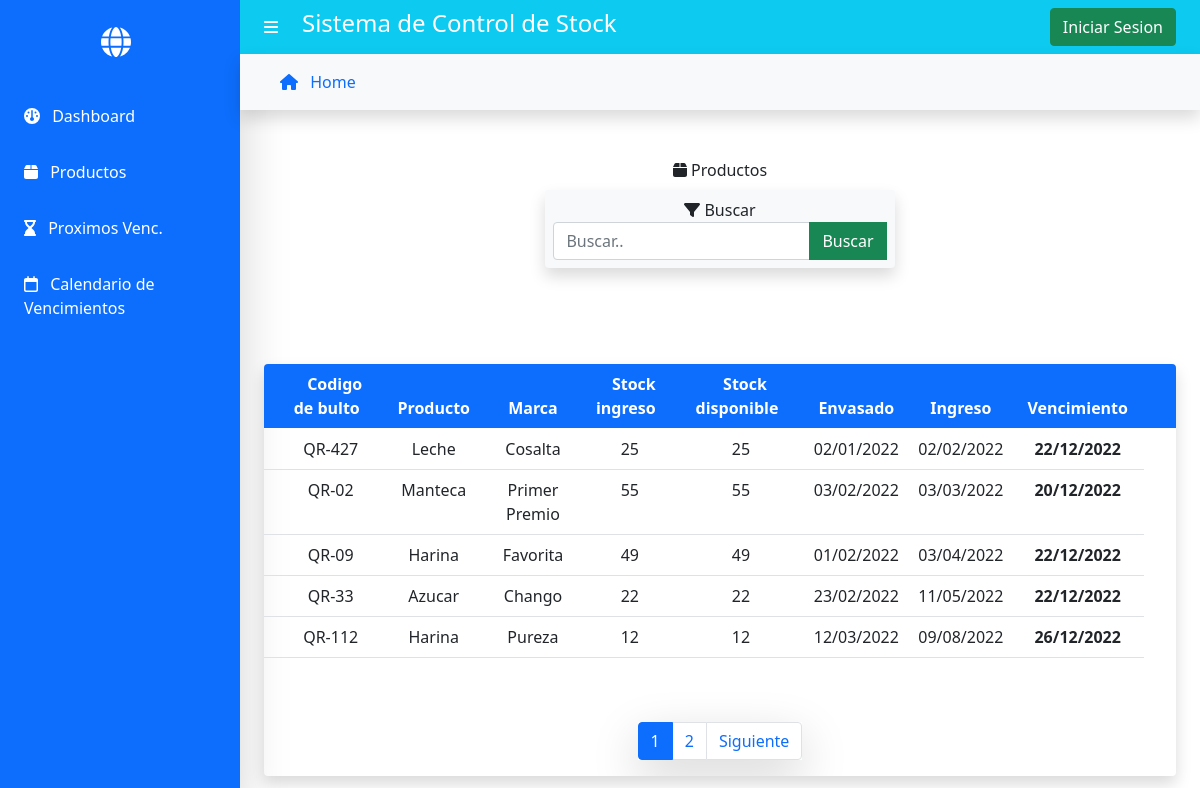
/vencimientos/, run on an earlier commit of the app's database.
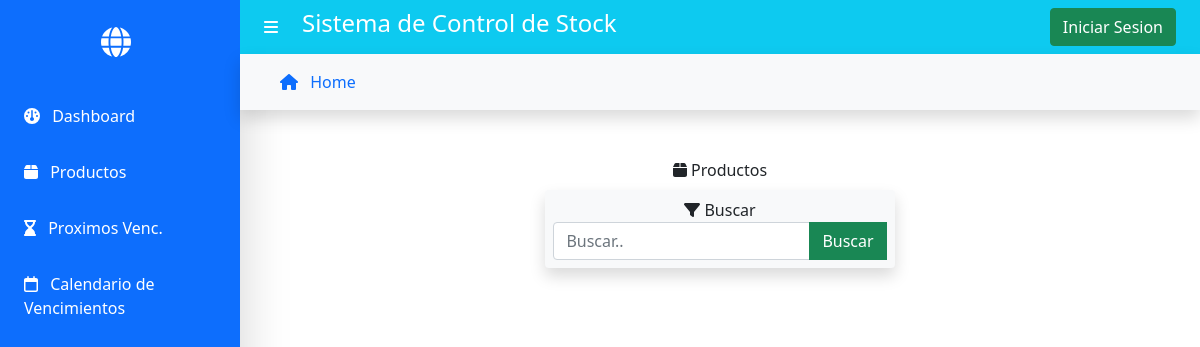
And on a later commit of the database.
### gestor/models.py (models this page shows, shortened)
class Producto(models.Model):
    marca = models.CharField(max_length=50)
    producto = models.CharField(max_length=50,help_text="Ingrese materia prima (harina, huevos, levadura, etc.)")
    tipo = models.CharField(max_length=30, help_text="Si corresponde, ejemplo: nombre:harina | tipo:'leudante'/'0000' ")
    fechaIngreso = models.DateField('Fecha de Ingreso',blank=False,help_text="Fecha de Ingreso a la fabrica")
    fechaVnto = models.DateField('Fecha de Vencimiento',blank=False,help_text="Fecha indicada en el envase")
    fechaEnvasado = models.DateField('Fecha de Envasado',blank=False,help_text="Fecha indicada en el envase")
    stockIng= models.PositiveIntegerField('Stock de ingreso',blank=False,help_text="Cantidad por bultos/fardos/cajas")
    stockDisp= models.PositiveIntegerField('Stock disponible',blank=False) # Para los caso de obtener-consumir la materia prima
    codBulto = models.CharField('Codigo de Bulto',max_length=13,help_text="Codigo que figura en el bulto ",blank=False) # LOS FARDOS EN GRAL CONTIENEN UN CODIGO DEL MISMO
    vencido = models.BooleanField(default=False)
    entregado = models.BooleanField(default=False)
    imagen = models.ImageField(upload_to='',null=True) # borrar el img/
    class Meta:
        ordering = ['fechaIngreso']

### gestor/views.py (the view)
# urls.py: path('vencimientos/',views.VencimientoListView.productos_vencimiento, name='vencimientos'),
    def productos_vencimiento(request):
        productos = Producto.objects.all()
        page = request.GET.get('page', 1)
        busqueda = request.GET.get("myInput")
        if busqueda :
            productos = Producto.objects.filter(
                Q(marca__icontains = busqueda) |
                Q(producto__icontains = busqueda) |
                Q(codBulto__icontains = busqueda)
            )
        try:
            paginator = Paginator(productos, 5)
            productos = paginator.page(page)
        except:
            raise Http404
        context = {
            'productos' : productos,
            'paginator' : paginator,
        }
        return render(request, 'vencimientos.html', context)

### gestor/templates/vencimientos.html (shortened to what this page needs)
{% extends "base.html" %} {% block content %} {% include 'buscar.html'%}
<br> {% if productos %}
<div class="container">
    <div class="row justify-content-center p-4">
        <div class="table-responsive shadow p-0 border-0 border-light rounded">
            <table class="table">
                <thead class="table bg-primary text-white ">
                    <tr>
                        <th></th>
                        <th class="text-center"><span>Codigo de bulto</span></th>
                        <th class="text-center"><span>Producto</span></th>
                        <th class="text-center"><span>Marca</span></th>
                        <th class="text-center"><span>Stock ingreso</span></th>
                        <th class="text-center"><span>Stock disponible</span></th>
                        <th class="text-center"><span>Envasado</span></th>
                        <th class="text-center"><span>Ingreso</span></th>
                        <th class="text-center"><span>Vencimiento</span></th>
                        <th class="text-center"></th>
                        <th class="text-center"></th>
                    </tr>
                </thead>
                <tbody>
                    {% for producto in productos %}
                    <tr>
                        <td></td>
                        <td class="text-center">{{producto.codBulto | upper}}</td>
                        <td class="text-center">{{producto.producto}}</td>
                        <td class="text-center">{{producto.marca}}</td>
                        <td class="text-center">{{producto.stockIng}}</td>
                        <td class="text-center">{{producto.stockDisp}}</td>
                        <td class="text-center">{{producto.fechaEnvasado | date:"d/m/Y"}}</td>
                        <td class="text-center">{{producto.fechaIngreso | date:"d/m/Y"}}</td>
                        <td class="text-center text-align-center"><strong>{{producto.fechaVnto | date:"d/m/Y"}}</strong></td>
                    </tr>
                    {% endfor %}
                </tbody>
            </table>
            <br>
            <br>
            <div>
                {%include 'paginator.html' %}
            </div>
        </div>
    </div>
</div>
{% endif %} {% endblock %}

What changed in the data, as far as the page shows it:
removed Producto: codBulto "QR-427", producto "Leche", marca "Cosalta", stockIng "25", stockDisp "25", fechaEnvasado "02/01/2022", fechaIngreso "02/02/2022", fechaVnto "22/12/2022"
removed Producto: codBulto "QR-02", producto "Manteca", marca "Primer Premio", stockIng "55", stockDisp "55", fechaEnvasado "03/02/2022", fechaIngreso "03/03/2022", fechaVnto "20/12/2022"
removed Producto: codBulto "QR-09", producto "Harina", marca "Favorita", stockIng "49", stockDisp "49", fechaEnvasado "01/02/2022", fechaIngreso "03/04/2022", fechaVnto "22/12/2022"
removed Producto: codBulto "QR-33", producto "Azucar", marca "Chango", stockIng "22", stockDisp "22", fechaEnvasado "23/02/2022", fechaIngreso "11/05/2022", fechaVnto "22/12/2022"
removed Producto: codBulto "QR-112", producto "Harina", marca "Pureza", stockIng "12", stockDisp "12", fechaEnvasado "12/03/2022", fechaIngreso "09/08/2022", fechaVnto "26/12/2022"
Also different on the page:
text no longer shown: "Codigo de bulto Producto Marca Stock ingreso Stock disponible Envasado Ingreso Vencimiento Siguiente"
list line gone: "1"
list line gone: "2"
